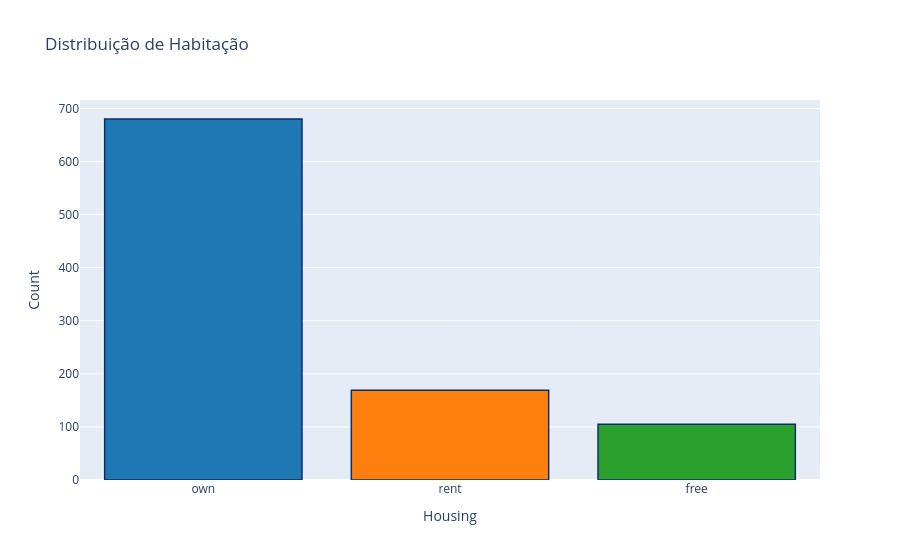

The notebook cell saved with this chart:
### Markdown cell above
Analisando esse diagrama de caixa, é possível perceber que:
- Pessoas com risco de crédito ruim possuem quantidade de crédito maiores
- A maior parte dos bons pagadores, possuem créditos abaixo de $4000
- As caixas dos bons pagadores possuem valores similares

### Code cell
# Contagem de  valores únicos na coluna "Housing"
total_housing = df["Housing"].value_counts()

# Plotando gráfico de barras para a coluna "Housing"
trace = go.Bar(
    x = total_housing.index.values,
    y = total_housing.values,
    marker=dict(
        color=['#1f77b4', '#ff7f0e', '#2ca02c'],
        line=dict(color='rgb(8,48,107)', width=1.5)
    )
)
data = [trace]
layout = go.Layout(
    title='Distribuição de Habitação',
    xaxis=dict(title='Housing'),
    yaxis=dict(title='Count')
)
fig = go.Figure(data=data, layout=layout)
py.iplot(fig, filename='Housing Distribution')

### Figure 1 — Plotly figure (JSON) as saved in the notebook; plotly's stock layout.template omitted (floating-point values rounded to 4 significant figures)
{"data": [{"marker": {"color": ["#1f77b4", "#ff7f0e", "#2ca02c"], "line": {"color": "rgb(8,48,107)", "width": 1.5}}, "type": "bar", "x": ["own", "rent", "free"], "y": [680, 169, 105]}], "layout": {"title": {"text": "Distribuição de Habitação"}, "xaxis": {"title": {"text": "Housing"}}, "yaxis": {"title": {"text": "Count"}}}}
